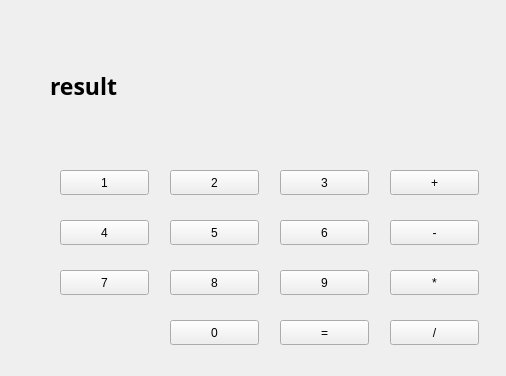
<?xml version="1.0" encoding="UTF-8"?>
<ui version="4.0">
 <class>New_calc</class>
 <widget class="QMainWindow" name="New_calc">
  <property name="geometry">
   <rect>
    <x>0</x>
    <y>0</y>
    <width>506</width>
    <height>376</height>
   </rect>
  </property>
  <property name="windowTitle">
   <string>MainWindow</string>
  </property>
  <widget class="QWidget" name="centralwidget">
   <widget class="QLabel" name="label">
    <property name="geometry">
     <rect>
      <x>50</x>
      <y>70</y>
      <width>71</width>
      <height>31</height>
     </rect>
    </property>
    <property name="font">
     <font>
      <family>AppleSDGothicNeoT00</family>
      <pointsize>17</pointsize>
      <weight>75</weight>
      <bold>true</bold>
     </font>
    </property>
    <property name="text">
     <string>result :</string>
    </property>
   </widget>
   <widget class="QLabel" name="result">
    <property name="geometry">
     <rect>
      <x>120</x>
      <y>70</y>
      <width>371</width>
      <height>31</height>
     </rect>
    </property>
    <property name="font">
     <font>
      <family>AppleSDGothicNeoT00</family>
      <pointsize>17</pointsize>
      <weight>75</weight>
      <bold>true</bold>
     </font>
    </property>
    <property name="text">
     <string/>
    </property>
   </widget>
   <widget class="QPushButton" name="button1_1">
    <property name="geometry">
     <rect>
      <x>60</x>
      <y>170</y>
      <width>89</width>
      <height>25</height>
     </rect>
    </property>
    <property name="text">
     <string>1</string>
    </property>
   </widget>
   <widget class="QPushButton" name="button1_2">
    <property name="geometry">
     <rect>
      <x>170</x>
      <y>170</y>
      <width>89</width>
      <height>25</height>
     </rect>
    </property>
    <property name="text">
     <string>2</string>
    </property>
   </widget>
   <widget class="QPushButton" name="button1_9">
    <property name="geometry">
     <rect>
      <x>280</x>
      <y>270</y>
      <width>89</width>
      <height>25</height>
     </rect>
    </property>
    <property name="text">
     <string>9</string>
    </property>
   </widget>
   <widget class="QPushButton" name="button1_3">
    <property name="geometry">
     <rect>
      <x>280</x>
      <y>170</y>
      <width>89</width>
      <height>25</height>
     </rect>
    </property>
    <property name="text">
     <string>3</string>
    </property>
   </widget>
   <widget class="QPushButton" name="button1_4">
    <property name="geometry">
     <rect>
      <x>60</x>
      <y>220</y>
      <width>89</width>
      <height>25</height>
     </rect>
    </property>
    <property name="text">
     <string>4</string>
    </property>
   </widget>
   <widget class="QPushButton" name="button1_5">
    <property name="geometry">
     <rect>
      <x>170</x>
      <y>220</y>
      <width>89</width>
      <height>25</height>
     </rect>
    </property>
    <property name="text">
     <string>5</string>
    </property>
   </widget>
   <widget class="QPushButton" name="button1_6">
    <property name="geometry">
     <rect>
      <x>280</x>
      <y>220</y>
      <width>89</width>
      <height>25</height>
     </rect>
    </property>
    <property name="text">
     <string>6</string>
    </property>
   </widget>
   <widget class="QPushButton" name="button1_7">
    <property name="geometry">
     <rect>
      <x>60</x>
      <y>270</y>
      <width>89</width>
      <height>25</height>
     </rect>
    </property>
    <property name="text">
     <string>7</string>
    </property>
   </widget>
   <widget class="QPushButton" name="button1_8">
    <property name="geometry">
     <rect>
      <x>170</x>
      <y>270</y>
      <width>89</width>
      <height>25</height>
     </rect>
    </property>
    <property name="text">
     <string>8</string>
    </property>
   </widget>
   <widget class="QPushButton" name="button1_0">
    <property name="geometry">
     <rect>
      <x>170</x>
      <y>320</y>
      <width>89</width>
      <height>25</height>
     </rect>
    </property>
    <property name="text">
     <string>0</string>
    </property>
   </widget>
   <widget class="QPushButton" name="resultButton">
    <property name="geometry">
     <rect>
      <x>280</x>
      <y>320</y>
      <width>89</width>
      <height>25</height>
     </rect>
    </property>
    <property name="text">
     <string>=</string>
    </property>
   </widget>
   <widget class="QPushButton" name="buttonPlus">
    <property name="geometry">
     <rect>
      <x>390</x>
      <y>170</y>
      <width>89</width>
      <height>25</height>
     </rect>
    </property>
    <property name="text">
     <string>+</string>
    </property>
   </widget>
   <widget class="QPushButton" name="buttonMinus">
    <property name="geometry">
     <rect>
      <x>390</x>
      <y>220</y>
      <width>89</width>
      <height>25</height>
     </rect>
    </property>
    <property name="text">
     <string>-</string>
    </property>
   </widget>
   <widget class="QPushButton" name="buttonMulti">
    <property name="geometry">
     <rect>
      <x>390</x>
      <y>270</y>
      <width>89</width>
      <height>25</height>
     </rect>
    </property>
    <property name="text">
     <string>*</string>
    </property>
   </widget>
   <widget class="QPushButton" name="buttonDivide">
    <property name="geometry">
     <rect>
      <x>390</x>
      <y>320</y>
      <width>89</width>
      <height>25</height>
     </rect>
    </property>
    <property name="text">
     <string>/</string>
    </property>
   </widget>
  </widget>
 </widget>
 <resources/>
 <connections/>
</ui>
